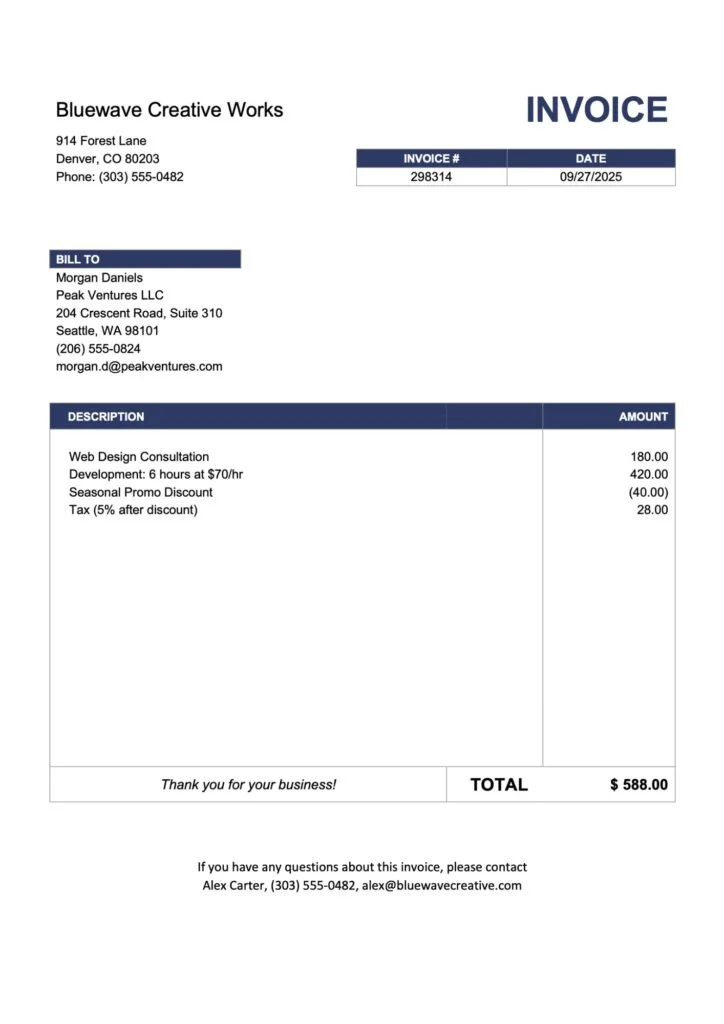
#> input picture sample(1).webp, 724 x 1024 px
$ jupyter execute --allow-errors IDP_OCR_Invoice_Task.ipynb   (shell and % lines are left out)
#> lines starting #> are read from the running program, lines starting #| are printed output that depends on the picture; after the words box and inside, x2 and y2 are one past the last pixel; in counts of white or black regions, pixels touching at a corner belong together
tesseract-ocr is the OCR engine

importing important libraries

[cell 1]
import pytesseract
from PIL import Image
import cv2
import json
import re

importing the ***INVOICE***

[cell 2]
from google.colab import files
uploaded = files.upload()
#> the answer given: sample(1).webp

Here we are loading and processing the image

[cell 3]
image_path = list(uploaded.keys())[0]  # Get the actual uploaded filename, e.g., 'sample invoice image (1).webp'

img = cv2.imread(image_path)
#> img is the input picture: shape (1024, 724, 3); mean B, G, R 245.4, 244.1, 243.6

# Check if image was loaded successfully
if img is None:
    raise FileNotFoundError(f"Error: Image not found at {image_path}. Please ensure the file exists and the path is correct.")

gray = cv2.cvtColor(img, cv2.COLOR_BGR2GRAY)
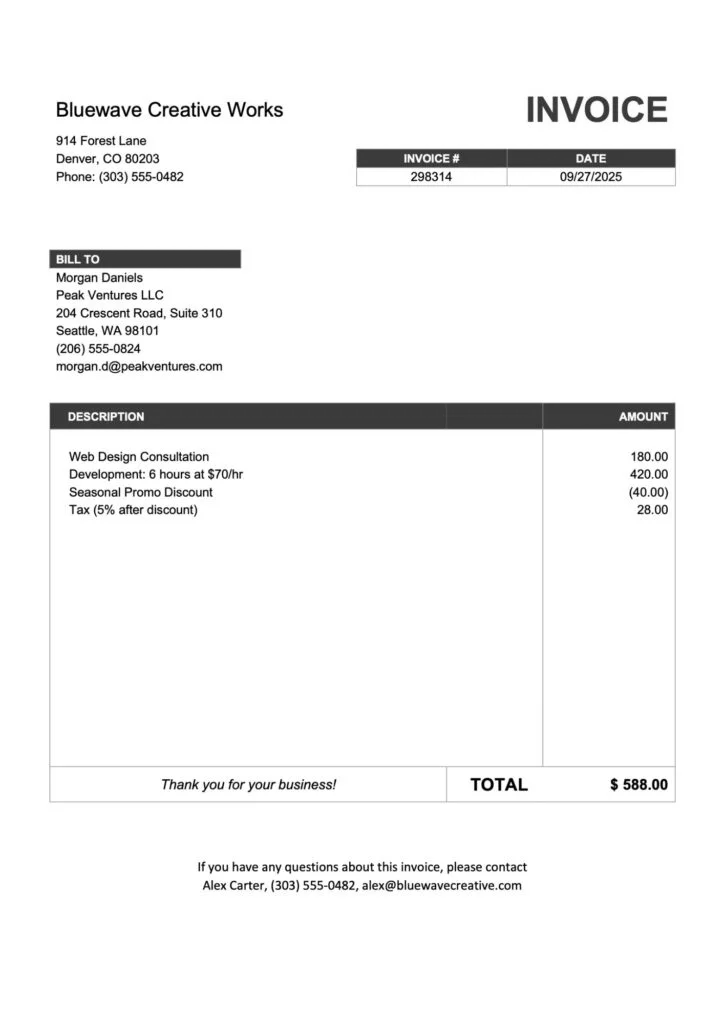
#> gray: shape (1024, 724); min 0, max 255, mean 244.1

# Improve OCR quality
gray = cv2.threshold(gray, 150, 255, cv2.THRESH_BINARY)[1]
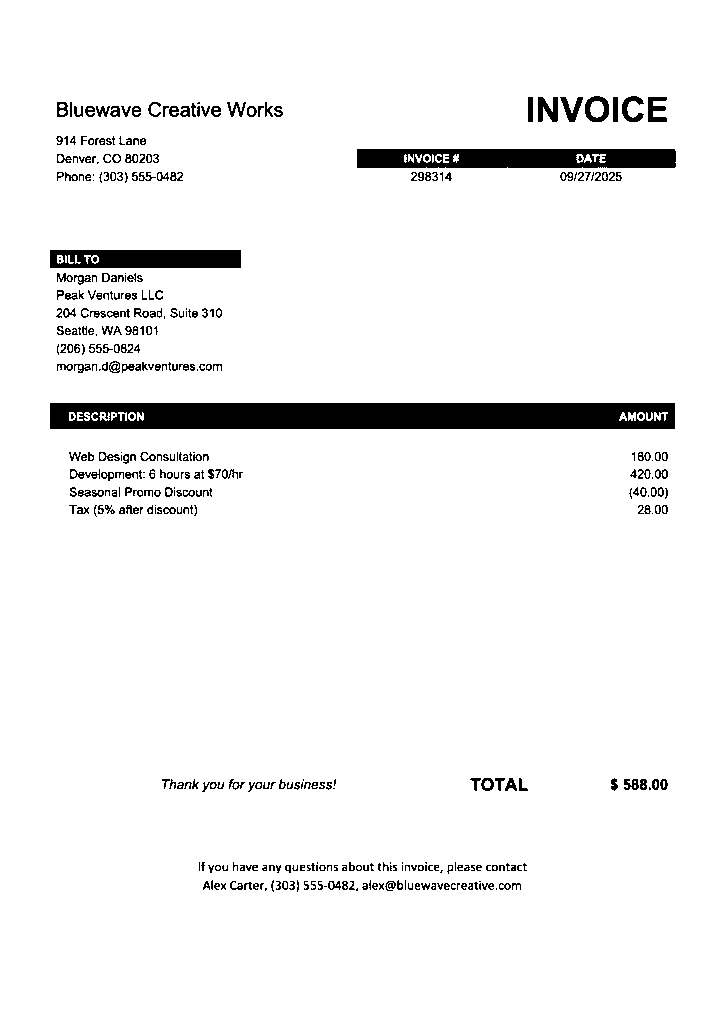
#> gray: shape (1024, 724); 94.9% white; 414 black regions (133 under 20 px), largest, box (x1, y1, x2, y2) and area: (50, 403, 675, 429) 15566, (357, 149, 676, 168) 5604, (50, 250, 241, 268) 3241

cv2.imwrite("processed.png", gray)
#> Out = True

Extracting the text using OCR engine

#> (a cell that did not finish here is left out)

Extracting important fields

[cell 5]
invoice_data = {}

# Invoice Number
#> (the rest of this cell did not finish here and is left out)

converting to JSON output

[cell 6]
json_output = json.dumps(invoice_data, indent=4)
#> json_output = '{}'
print(json_output)
